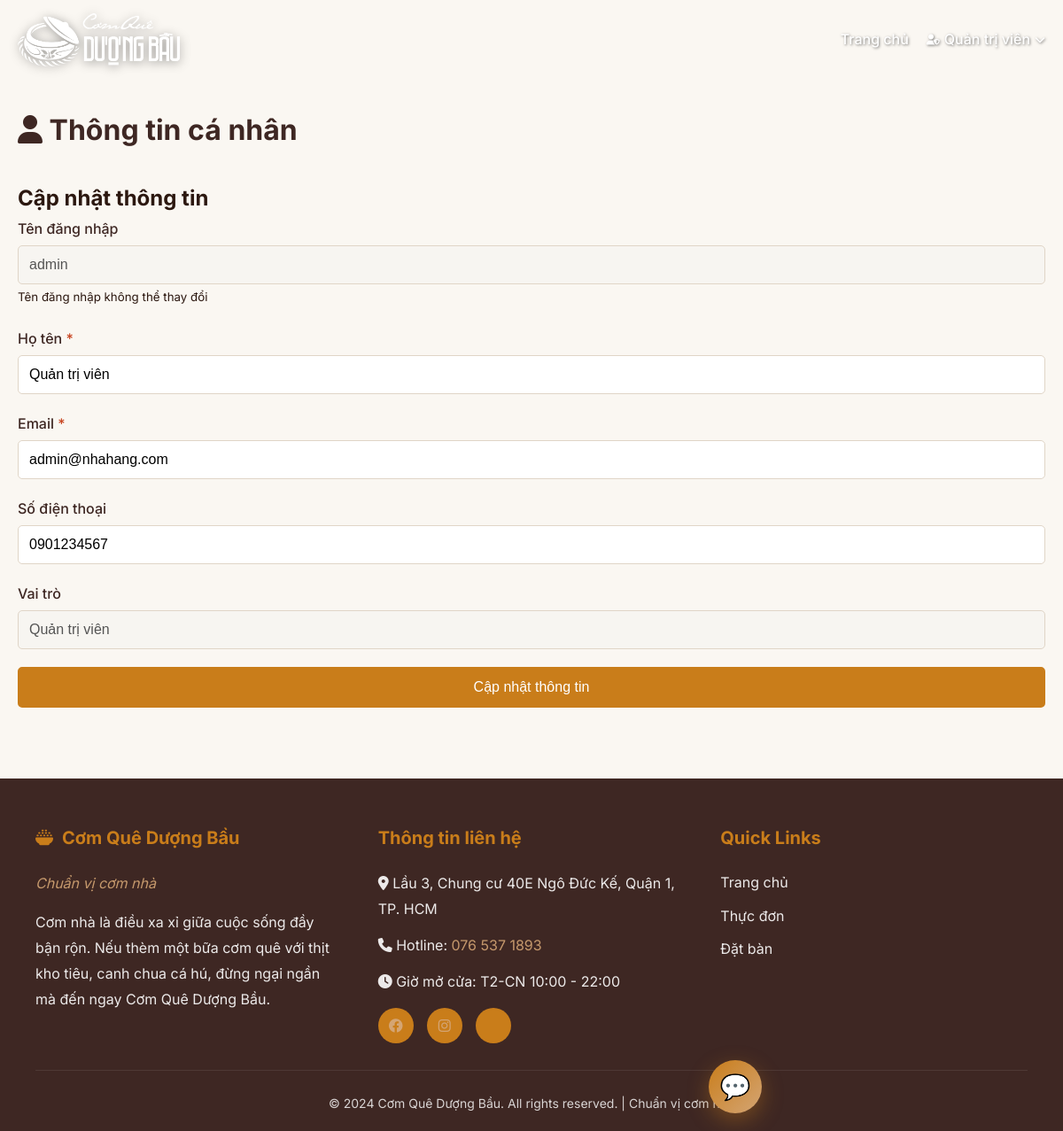
The page /pages/profile.php (signed in) on the database its author committed.
### tables this page shows
CREATE TABLE IF NOT EXISTS users (
    id INT AUTO_INCREMENT PRIMARY KEY,
    username VARCHAR(50) UNIQUE NOT NULL,
    email VARCHAR(100) UNIQUE NOT NULL,
    password VARCHAR(255) NOT NULL,
    full_name VARCHAR(100) NOT NULL,
    phone VARCHAR(20),
    role ENUM('admin', 'staff', 'customer') DEFAULT 'customer',
    created_at TIMESTAMP DEFAULT CURRENT_TIMESTAMP
);

### config/config.php (called while the page is built, shortened)
<?php
class Database {
    private static $instance = null;
    private $conn;
    private function __construct() {
        try {
            $this->conn = new PDO(
                "mysql:host=" . DB_HOST . ";dbname=" . DB_NAME . ";charset=" . DB_CHARSET,
                DB_USER,
                DB_PASS,
                [
                    PDO::ATTR_ERRMODE => PDO::ERRMODE_EXCEPTION,
                    PDO::ATTR_DEFAULT_FETCH_MODE => PDO::FETCH_ASSOC,
                    PDO::ATTR_EMULATE_PREPARES => false
                ]
            );
        } catch(PDOException $e) {
            die("Kết nối database thất bại: " . $e->getMessage());
        }
    }
    public static function getInstance() {
        if (self::$instance === null) {
            self::$instance = new self();
        }
        return self::$instance;
    }
    public function getConnection() {
        return $this->conn;
    }
}
function getDB() {
    return Database::getInstance()->getConnection();
}
function isLoggedIn() {
    return isset($_SESSION['user_id']);
}
function getCurrentUser() {
    $db = getDB();
    $stmt = $db->prepare("SELECT * FROM users WHERE id = ?");
    $stmt->execute([$_SESSION['user_id']]);
    return $stmt->fetch();
}
function isAdmin() {
    $user = getCurrentUser();
    return $user && $user['role'] === 'admin';
}
function isCustomer() {
    $user = getCurrentUser();
    return $user && $user['role'] === 'customer';
}
require_once __DIR__ . '/../includes/helpers.php';
?>

### includes/helpers.php (called while the page is built, shortened)
<?php
function getRoleText($role) {
    $roles = [
        'admin' => 'Quản trị viên',
        'staff' => 'Nhân viên',
        'customer' => 'Khách hàng'
    ];
    return $roles[$role] ?? $role;
}
function e($string) {
    return htmlspecialchars($string ?? '', ENT_QUOTES, 'UTF-8');
}
?>

### pages/profile.php (the view, shortened to what this page needs)
<?php
require_once '../config/config.php';
$user = getCurrentUser();
require_once '../includes/header.php';
?>
<div class="container">
    <div class="page-header">
        <h1><i class="fas fa-user"></i> Thông tin cá nhân</h1>
    </div>
    <div class="profile-container">
        <div class="profile-form">
            <h2>Cập nhật thông tin</h2>
            <form method="POST" action="">
                <div class="form-group">
                    <label for="username">Tên đăng nhập</label>
                    <input type="text" id="username" value="<?php echo e($user['username']); ?>" disabled>
                    <small>Tên đăng nhập không thể thay đổi</small>
                </div>
                <div class="form-group">
                    <label for="full_name">Họ tên <span class="required">*</span></label>
                    <input type="text" id="full_name" name="full_name" required
                           value="<?php echo e($user['full_name']); ?>">
                </div>
                <div class="form-group">
                    <label for="email">Email <span class="required">*</span></label>
                    <input type="email" id="email" name="email" required
                           value="<?php echo e($user['email']); ?>">
                </div>
                <div class="form-group">
                    <label for="phone">Số điện thoại</label>
                    <input type="tel" id="phone" name="phone"
                           value="<?php echo e($user['phone'] ?? ''); ?>">
                </div>
                <div class="form-group">
                    <label>Vai trò</label>
                    <input type="text" value="<?php echo getRoleText($user['role']); ?>" disabled>
                </div>
                <button type="submit" class="btn btn-primary btn-block">Cập nhật thông tin</button>
            </form>
        </div>
    </div>
</div>
<?php require_once '../includes/footer.php'; ?>

### includes/header.php (shortened to what this page needs)
<!DOCTYPE html>
<html lang="vi">
<head>
    <link rel="stylesheet" href="<?php echo BASE_URL; ?>assets/css/style.css">
    <link rel="stylesheet" href="<?php echo BASE_URL; ?>assets/css/all.min.css">
</head>
<body<?php echo (isset($isHomePage) && $isHomePage) ? ' class="home-page"' : ''; ?>>
    <nav class="navbar">
        <div class="container">
            <div class="nav-brand">
                <a href="<?php echo (isLoggedIn() && (isAdmin() || isStaff())) ? BASE_URL . 'admin/index.php' : BASE_URL . 'index.php'; ?>">
                    <img src="<?php echo BASE_URL; ?>assets/images/trang-k-nen-20231110175533-uk948.png" alt="Cơm Quê Dượng Bầu" class="brand-logo">
                </a>
            </div>
            <ul class="nav-menu">
                <li><a href="<?php echo (isLoggedIn() && (isAdmin() || isStaff())) ? BASE_URL . 'admin/index.php' : BASE_URL . 'index.php'; ?>">Trang chủ</a></li>
                <?php if (isLoggedIn()): ?>
                    <?php if (isCustomer()): ?>
                        <li class="nav-dropdown">
                            <a href="#">
                                <i class="fas fa-user"></i> <?php echo e(getCurrentUser()['full_name']); ?>
                                <i class="fas fa-chevron-down"></i>
                            </a>
                            <ul class="dropdown-menu">
                                <li><a href="<?php echo BASE_URL; ?>pages/profile.php"><i class="fas fa-user-circle"></i> Thông tin tài khoản</a></li>
                                <li><a href="<?php echo BASE_URL; ?>pages/orders.php"><i class="fas fa-list-alt"></i> Đơn hàng của tôi</a></li>
                                <li><a href="<?php echo BASE_URL; ?>logout.php"><i class="fas fa-sign-out-alt"></i> Đăng xuất</a></li>
                            </ul>
                        </li>
                    <?php else: ?>
                        <li class="nav-dropdown">
                            <a href="#">
                                <i class="fas fa-user-shield"></i> <?php echo e(getCurrentUser()['full_name']); ?>
                                <i class="fas fa-chevron-down"></i>
                            </a>
                        </li>
                    <?php endif; ?>
                <?php else: ?>
                    <li><a href="<?php echo BASE_URL; ?>login.php">Đăng nhập</a></li>
                <?php endif; ?>
            </ul>
        </div>
    </nav>
<?php
if (isLoggedIn()) {
    include_once __DIR__ . '/chatbot.php';
}

### assets/css/style.css (style rules this page uses)
* { margin: 0; padding: 0; box-sizing: border-box; }
:root { --primary-color: #c97d1a; --primary-dark: #a06614; --secondary-color: #8b4513; --accent-color: #d4a574; --dark-color: #3e2723; --light-color: #faf7f2; --success-color: #5c8a3a; --danger-color: #c7431f; --warning-color: #e6a800; --info-color: #6b5b73; --text-color: #2c1810; --text-light: #6b4e3d; --border-color: #e0d5c7; --shadow: 0 2px 15px rgba(62, 39, 35, 0.1); --shadow-lg: 0 5px 25px rgba(62, 39, 35, 0.15); }
body { font-family: 'Inter', 'Segoe UI', Tahoma, Geneva, Verdana, sans-serif; color: var(--text-color); background-color: var(--light-color); line-height: 1.7; }
.container { max-width: 1200px; margin: 0 auto; padding: 0 20px; }
.navbar { background: transparent; backdrop-filter: none; -webkit-backdrop-filter: none; box-shadow: none; position: sticky; top: 0; z-index: 1000; border-bottom: none; transition: background 0.3s ease, box-shadow 0.3s ease; }
.navbar .container { display: flex; justify-content: space-between; align-items: center; padding: 15px 20px; }
.nav-brand a { font-size: 22px; font-weight: 700; color: var(--primary-color); text-decoration: none; display: flex; align-items: center; gap: 12px; transition: transform 0.3s; }
.brand-logo { height: 60px; width: auto; max-width: 200px; object-fit: contain; display: block; filter: drop-shadow(0 2px 6px rgba(0, 0, 0, 0.4)); transition: filter 0.3s; }
.nav-menu { display: flex; list-style: none; gap: 20px; align-items: center; }
.nav-menu > li { position: relative; }
.nav-menu a { color: white; text-decoration: none; font-weight: 500; transition: color 0.3s; text-shadow: 1px 1px 3px rgba(0, 0, 0, 0.5); display: flex; align-items: center; gap: 5px; }
.nav-menu a i { font-size: 12px; transition: transform 0.3s; }
.nav-dropdown { position: relative; }
.btn { display: inline-block; padding: 12px 24px; border: none; border-radius: 5px; text-decoration: none; cursor: pointer; font-size: 16px; font-weight: 500; transition: all 0.3s; text-align: center; }
.btn-primary { background: var(--primary-color); color: white; border: 2px solid var(--primary-color); }
.btn-block { width: 100%; }
.form-group { margin-bottom: 20px; }
.form-group label { display: block; margin-bottom: 5px; font-weight: 500; color: var(--dark-color); }
.form-group input, .form-group select, .form-group textarea { width: 100%; padding: 12px; border: 1px solid var(--border-color); border-radius: 5px; font-size: 16px; transition: border-color 0.3s; }
.required { color: var(--danger-color); }
.page-header { margin: 30px 0; }
.page-header h1 { color: var(--dark-color); }

### rows shown on the page
users: full_name "Quản trị viên", username "admin", email "admin@nhahang.com", phone "0901234567", role "Quản trị viên"
